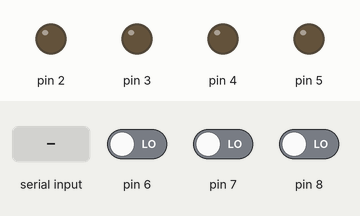
Bench run of a program on a simulated Arduino Nano, built with avr-gcc and run on an emulated ATmega328P. Shown: output pins drawn as LEDs (lit = HIGH). Dashed ring = blinking. The inputs (shaded band) are chosen by the test bench; at power-on: pin 6 LOW, pin 7 LOW, pin 8 LOW.

Above: at 1.2 s.
1.3 s: "1" received over Serial
At 2.2 s:
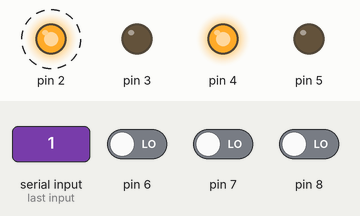
4.3 s: byte 3 (0b11) received over Serial
At 5.5 s:
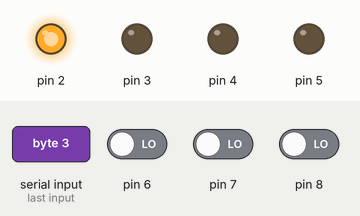
5.8 s: "0" received over Serial
At 6.6 s:
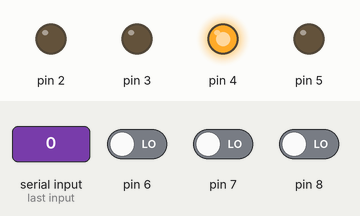
7.3 s: "2" received over Serial
At 7.53 s:
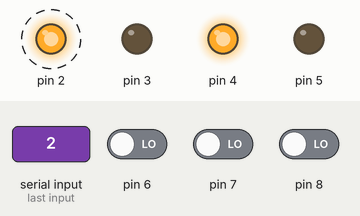
Timing chart, 0 to 17.3 s (numbered marks = the images above; inputs shaded):
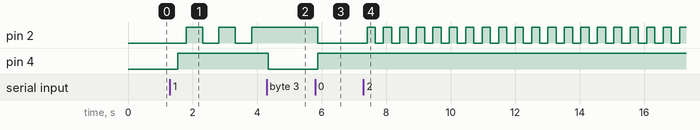

Measured:
- after the input at 1.3 s, pin 2: alternates HIGH for 0.51 s and LOW for 0.51 s, starting after 0.50 s; pin 4: LOW → HIGH after 0.25 s
- after the input at 4.3 s, pin 2: stays HIGH (without the input it goes to LOW after 0.05 s); pin 4: HIGH → LOW after 0.05 s
- after the input at 5.8 s, pin 2: HIGH → LOW after 0.08 s; pin 4: LOW → HIGH after 0.08 s
- after the input at 7.3 s, pin 2: alternates HIGH for 0.26 s and LOW for 0.26 s, starting after 0.11 s

The program:

main.cpp
```cpp
#include <Arduino.h>
#include <Arduino_FreeRTOS.h>

//  Multi-threading procedures
void TaskSwcReception(void *pvParameters);
void TaskDataReception(void *pvParameters);
void TaskLedUpdate(void *pvParameters);

/** LEDs behaviour status
 *
 * - Every two bits refers to a LED status
 * - The lowest two bits is one of the led 0 (white led)
 *    0b |  00  |  00  |  00  |  00  |
 *       | led3 | led2 | led1 | led0 |
 *       |green2|green1|green0|white |
 * - Each LED will behaves as follows:
 * -- 00: continuously OFF
 * -- 11: continuously ON
 * -- 01: Blink at slow rate
 * -- 10: Blink at rapid rate
 *
 */
byte led_behaviour_code = 0b00000000;

void setup()
{
  // put your setup code here, to run once:
  // LEDs
  pinMode(2, OUTPUT);
  pinMode(3, OUTPUT);
  pinMode(4, OUTPUT);
  pinMode(5, OUTPUT);
  // Switches
  pinMode(6, INPUT);
  pinMode(7, INPUT);
  pinMode(8, INPUT);

  Serial.begin(9600);

  //  Prepare Executable Multi-THread Tasks
  xTaskCreate(
      TaskSwcReception,
      (const portCHAR *)"Swc",
      128,
      NULL,
      2,
      NULL);
  xTaskCreate(
      TaskDataReception,
      (const portCHAR *)"Data",
      128,
      NULL,
      1,
      NULL);
  xTaskCreate(
      TaskLedUpdate,
      (const portCHAR *)"Led",
      128,
      NULL,
      2,
      NULL);
  led_behaviour_code = 0b00000000;
}

void loop() {}

void TaskSwcReception(void *pvParameters)
{
  byte swc[3] = {0};
  byte status = 0;
  byte swccode = 0;

  while (1)
  {
    (void)pvParameters;

    //  Delay the task for 50 ms
    vTaskDelay(80 / portTICK_PERIOD_MS);

    //  Get States of switches
    for (int i = 0; i < 3; i++)
      swc[i] = digitalRead(6 + i);

    //  The status of switches at a moment is saved as a byte
    //  A prev status is saved as a code in swccode
    swccode = status;
    status = 0;
    for (int i = 0; i < 3; i++)
    {
      status += (swc[i] << i);
    }

    // Send the code when the switces get RELEASED
    if (swccode > 0 && status == 0)
      Serial.write(swccode);
      //Serial.println(swccode, BIN);
  }
}

void TaskDataReception(void *pvParameters)
{
  (void)pvParameters;
  int tmp = 0;

  while (1){
    if (Serial.available() > 0){
      tmp = Serial.read();

      //  For debug
      //  following statement could do bad if you use integer>='0' as a code
      //if (tmp >= '0') tmp -= '0';

      led_behaviour_code = tmp;
    }
  }

}
void TaskLedUpdate(void *pvParameters)
{
  (void)pvParameters;

  bool led[4];
  bool flag[4] = {0};

LOOPLEDUPDATE:
  for (int i = 0; i < 4; i++)
  {
    byte tmp = (led_behaviour_code >> (i * 2)) & 0b11;
    switch (tmp)
    {
    case 0b00:
      led[i] = 0;
      break;
    case 0b11:
      led[i] = 1;
      break;
    case 0b01: //led state turns onec every two loop
      if (flag[i])
        led[i] = !led[i];
      flag[i] = !flag[i];
      break;
    case 0b10: //led state turns every loop
      led[i] = !led[i];
      break;
    }
    //Serial.write(tmp);
    digitalWrite(2 + i, led[i]);
  }
  vTaskDelay(250 / portTICK_PERIOD_MS);
  goto LOOPLEDUPDATE;
}
```
